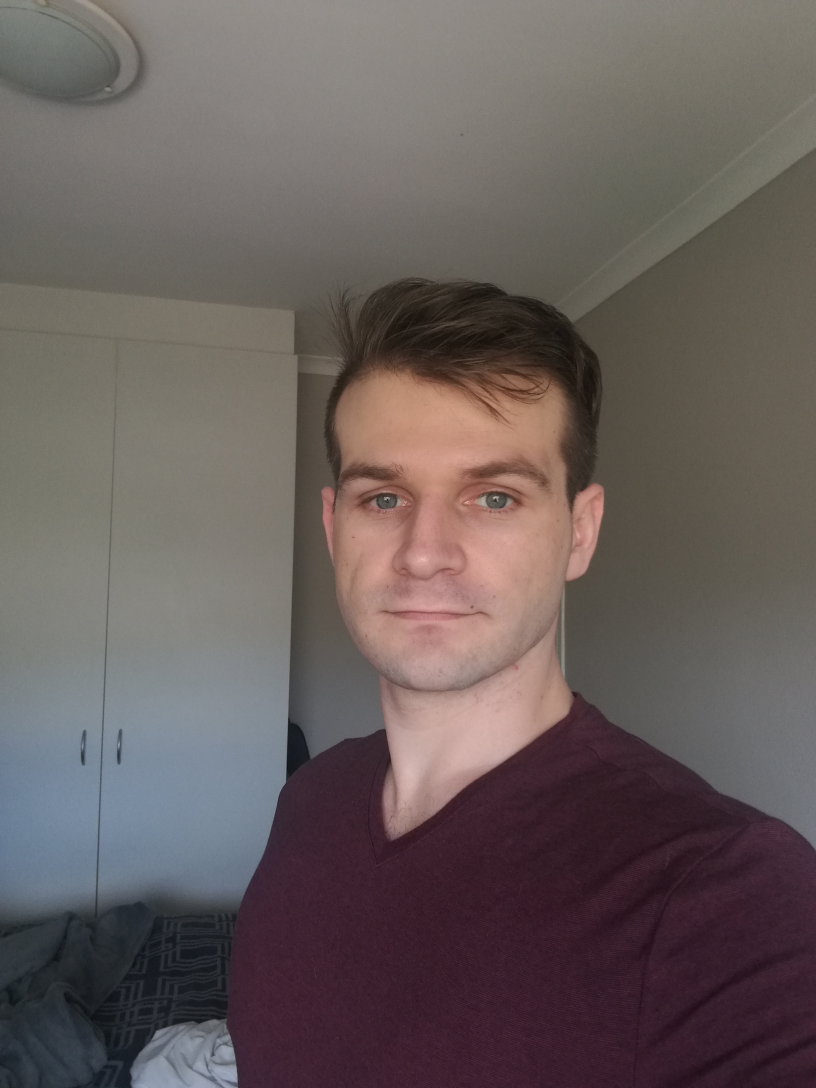
#> input picture openCV/images/meh.jpg, 2448 x 3264 px, found by its file name (shown at 1/3 size)
$ python joining_images.py
#> lines starting #> are read from the running program, lines starting #| are printed output that depends on the picture
""" joining multiple imgs into one window """

import cv2
import numpy as np


img = cv2.imread("images/meh.jpg")
#> img is the input picture: shape (3264, 2448, 3); mean B, G, R 91.7, 93.2, 103.6
img = cv2.resize(img, (640, 480))
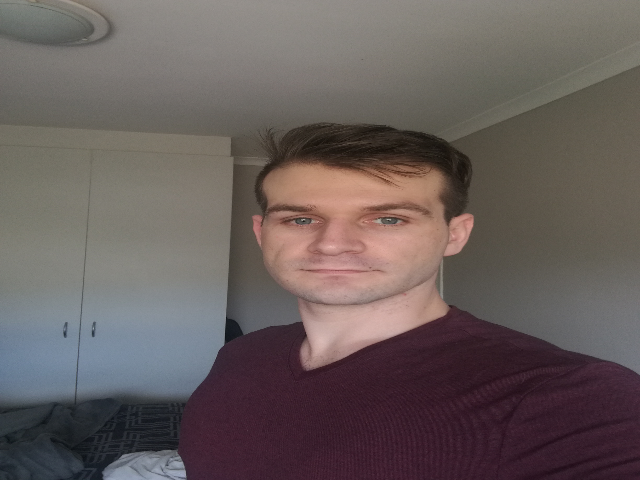
#> img: shape (480, 640, 3); mean B, G, R 91.6, 93.1, 103.5

horizontal_stack = np.hstack((img, img))
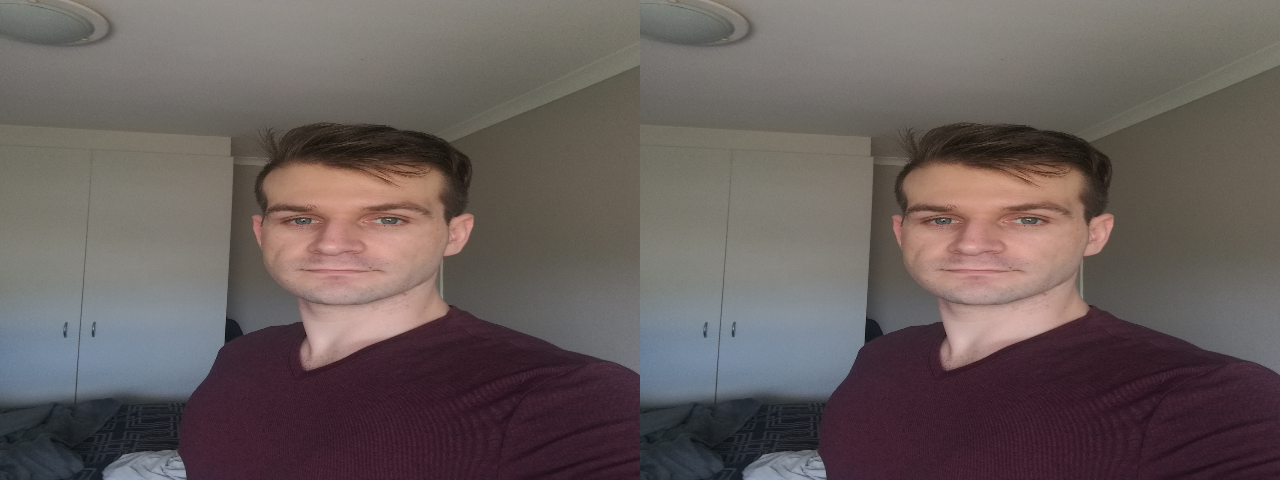
#> horizontal_stack: shape (480, 1280, 3); mean B, G, R 91.6, 93.1, 103.5
vertical_stack = np.vstack((img,img))
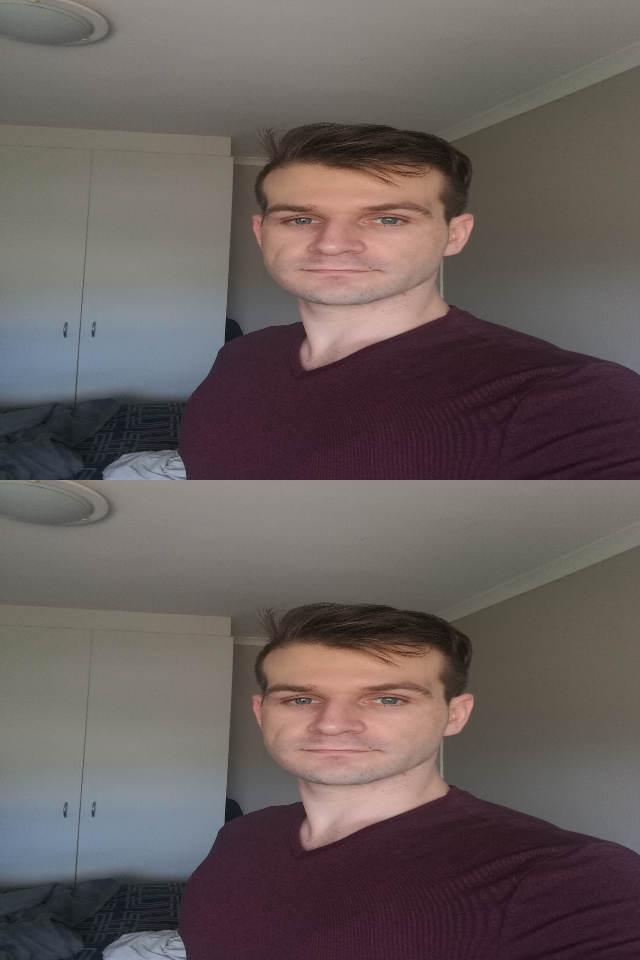
#> vertical_stack: shape (960, 640, 3); mean B, G, R 91.6, 93.1, 103.5

cv2.imshow("H Output", horizontal_stack)
cv2.imshow("V Output", vertical_stack)

cv2.waitKey(0)
